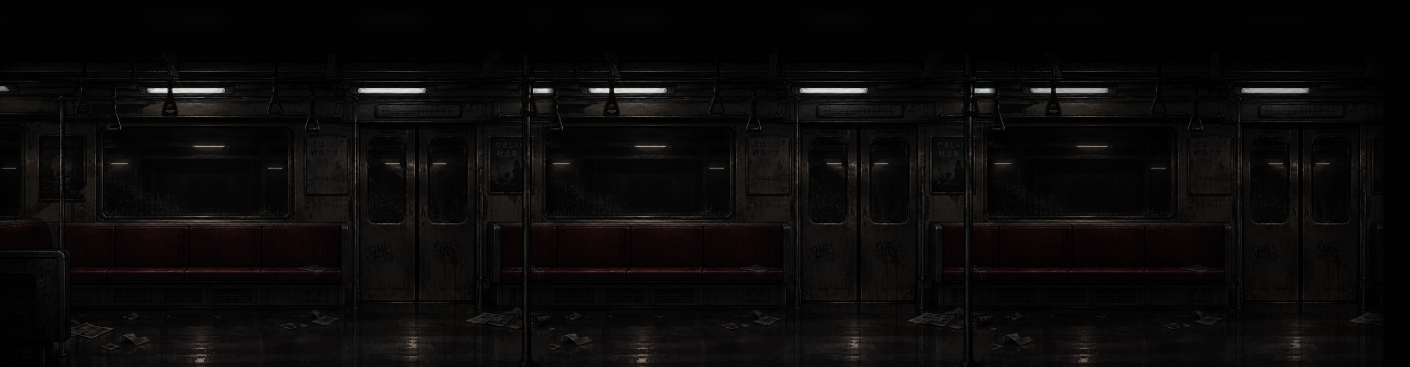
#> input picture Assets/Art/Cenario1/cenario1_fundo.png, 4230 x 1101 px, found by its file name (shown at 1/3 size); the run also reads 2 pictures not shown here
$ python preview.py
#> lines starting #> are read from the running program, lines starting #| are printed output that depends on the picture; after the words box and inside, x2 and y2 are one past the last pixel; in counts of white or black regions, pixels touching at a corner belong together
"""Prévia da cena montada (mesmas posições do Cenario1SceneBuilder), para conferir o encaixe."""
from PIL import Image, ImageDraw, ImageEnhance
A = 'out/Art/Cenario1/'
bg = Image.open(A + 'cenario1_fundo.png').convert('RGBA')
H = bg.height  # 1101
#> H = 1101
EXT = 160
img = bg.copy()


def py_to_img(py):  # y da imagem original -> y no fundo
    return py + EXT


def paste(name, x_px, y_img, pivot=(0.5, 0.5), scale=1.0, tint=None, alpha=1.0, rot=0):
#> called with name = 'bagageiro.png', x_px = 600, y_img = 422, pivot = (0.5, 0.897), scale = 1, alpha = 1, rot = 0
    s = Image.open(A + name).convert('RGBA')
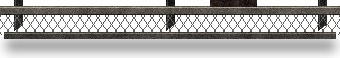
#> input picture Assets/Art/Cenario1/bagageiro.png, 340 x 58 px, found by its file name
#> s is the input picture: PIL image 340x58 RGBA; mean R, G, B, A 27.2, 25.8, 23.5, 108.9
    if scale != 1.0:
        s = s.resize((max(1, int(s.width * scale)), max(1, int(s.height * scale))), Image.LANCZOS)
    if tint:
        r, g, b, a = s.split()
        s = Image.merge('RGBA', (r.point(lambda v: v * tint[0]), g.point(lambda v: v * tint[1]), b.point(lambda v: v * tint[2]), a.point(lambda v: v * alpha)))
    if rot:
        s = s.rotate(rot, expand=True, resample=Image.BICUBIC)
    x = int(x_px - s.width * pivot[0])
#> x = 430
    y = int(y_img - s.height * (1 - pivot[1]))
#> y = 416
    img.alpha_composite(s, (x, y))


FLOOR, CUSH, BACK, RACK = 870, 648, 515, 262
# bagageiros
for cx in (600, 3370):
    paste('bagageiro.png', cx, py_to_img(RACK), pivot=(0.5, (58 - 6) / 58))
# alavancas (base + cabo + lâmpada)
for x, py, lit in ((600, RACK, (1, .6, .2)), (2160, BACK, (1, .86, .6)), (3370, RACK, None)):
    yb = py_to_img(py)
    paste('alavanca_cabo.png', x, yb - 40, pivot=(0.5, 0), rot=38)
#> call 3 of paste, with name = 'alavanca_cabo.png', x_px = 600, y_img = 382, pivot = (0.5, 0), scale = 1, alpha = 1, rot = 38
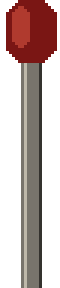
#> input picture Assets/Art/Cenario1/alavanca_cabo.png, 20 x 96 px, found by its file name (shown 3 times larger)
#> in paste, s is the input picture: PIL image 20x96 RGBA; mean R, G, B, A 55.1, 36.8, 33.8, 111.8
#> in paste (call 3), `s = s.rotate(rot, expand=True, resample=Image.BICUBIC)`:
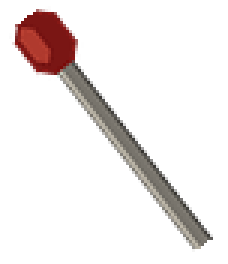
#> s: PIL image 76x88 RGBA (shown 3 times larger); mean R, G, B, A 17.3, 11.5, 10.6, 32.1; transparent parts drawn white
    paste('alavanca_base.png', x, yb, pivot=(0.5, 0))
#> call 4 of paste, with name = 'alavanca_base.png', x_px = 600, y_img = 422, pivot = (0.5, 0), scale = 1, alpha = 1, rot = 0
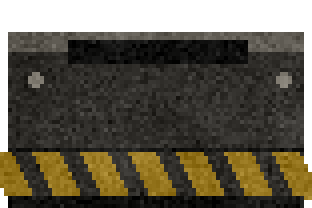
#> input picture Assets/Art/Cenario1/alavanca_base.png, 78 x 52 px, found by its file name (shown 4 times larger)
#> in paste, s is the input picture: PIL image 78x52 RGBA; mean R, G, B, A 51.1, 45.8, 31.9, 207
    paste('lampada_soquete.png', x, yb - 118, pivot=(0.5, 0.5))
    if lit:
        paste('brilho.png', x, yb - 105, scale=0.55, tint=lit, alpha=0.8)
#> in paste (call 6), `r, g, b, a = s.split()`:
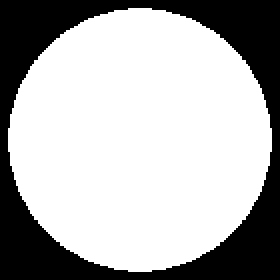
#> r: PIL image 140x140 L (shown 2 times larger); 69.1% white; 1 black region, box (x1, y1, x2, y2) and area: (0, 0, 140, 140) 6048
#> in paste (call 6), `r, g, b, a = s.split()`:
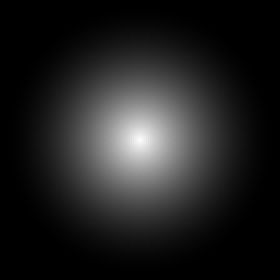
#> a: PIL image 140x140 L (shown 2 times larger); min 0, max 250, mean 33
#> in paste (call 6), `s = Image.merge('RGBA', (r.point(lambda v: v * tint[0]), g.point(lambd..`:
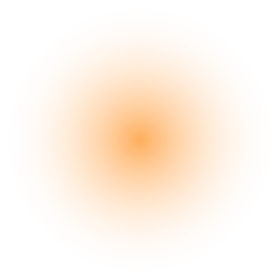
#> s: PIL image 140x140 RGBA (shown 2 times larger); mean R, G, B, A 176.3, 105.8, 35.3, 26.4; transparent parts drawn white
#> (the run stopped early here; a loop or call above may not have finished)
